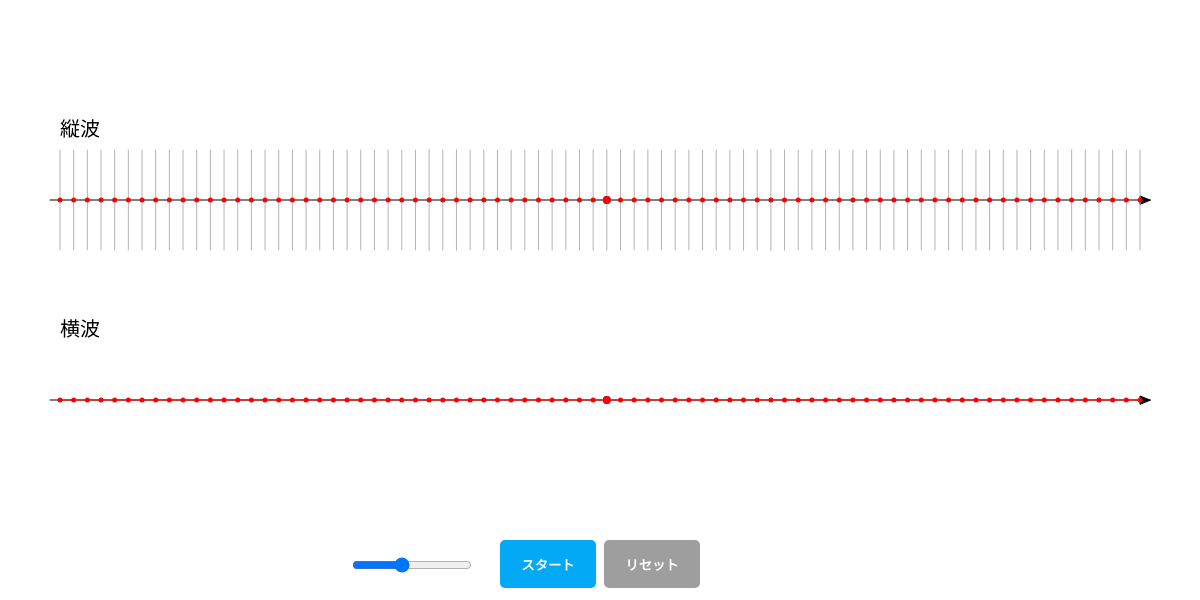
Frame 1 (no input)
Frame 60 (no input): identical to frame 1, image omitted
Frame 120 (the mouse pressed at the canvas centre since frame 60): identical to frame 1, image omitted

The p5.js sketch that drew this single still picture (run headless with seeded random() and noise() and a simulated clock; from frame 60 on, the mouse is pressed at the canvas centre):

// p5.js sketch
// ── sketch.js
let particles = [];
let N = 80;
let A = 40;
let lambda = 200;
let k;
let omega = 0.1;
let t = 0;
let moveBtn, resetBtn;
let running = false;
let times;

let focusIndex;
let xStart = 60; // 波の出発点（左端）

function setup() {
    createCanvas(windowWidth, 600);
    k = TWO_PI / lambda;

    particles = [];
    for (let i = 0; i < N; i++) {
        let x0 = map(i, 0, N - 1, xStart, width - 60);
        particles.push({ x0 });
    }

    focusIndex = floor(N / 2);

    moveBtn = createButton("スタート");
    moveBtn.position(width / 2 - 100, height - 60);
    moveBtn.size(96, 48);
    moveBtn.style("background-color", "#03A9F4");
    moveBtn.style("font", "20px");
    moveBtn.style("font-weight", "bold");
    moveBtn.style("border-radius", "5px");
    moveBtn.style("border", "none");
    moveBtn.style("color", "#fff");
    moveBtn.mousePressed(toggleMove);

    resetBtn = createButton("リセット");
    resetBtn.position(width / 2 + 4, height - 60);
    resetBtn.size(96, 48);
    resetBtn.style("background-color", "#9E9E9E");
    resetBtn.style("font-weight", "bold");
    resetBtn.style("color", "#fff");
    resetBtn.style("border-radius", "5px");
    resetBtn.style("border", "none");
    resetBtn.mousePressed(() => {
        t = 0;
        running = false;
    });

    times = createSlider(10, 60, 30, 1);
    times.position(width / 2 - 250, height - 45);
    times.size(120);
}

function toggleMove() {
    running = !running;
    if (running == false) {
        moveBtn.html("スタート");
        moveBtn.style("background-color", "#03A9F4");
    }
    if (running == true) {
        moveBtn.html("ストップ");
        moveBtn.style("background-color", "#F44336");
    }
}

function draw() {
    frameRate(times.value());
    background(255);
    if (running) t += 1;

    drawLongitudinal();
    drawConvertedTransverse();
}

// 変位
function displacement(x0) {
    let v = omega / k; // 波の速さ
    let arrivalTime = (x0 - xStart) / v;

    if (t <= arrivalTime) {
        return 0;
    } else {
        // k*(x0 - xStart) とすることで、波の出発点(xStart)での位相を基準にします
        // ここではサイン波のマイナス（変位の方向合わせ）を採用しています
        return -A * sin(k * (x0 - xStart) - omega * t);
    }
}

// 縦波
function drawLongitudinal() {
    push();
    translate(0, height / 3);

    drawAxis("縦波");

    for (let p of particles) {
        let dx = displacement(p.x0);
        let x = p.x0 + dx;

        stroke(180);
        line(x, -50, x, 50);
        fill(255, 0, 0);
        noStroke();
        circle(x, 0, 5);
    }

    // 注目粒子
    let p = particles[focusIndex];
    let dx = displacement(p.x0);
    let xNow = p.x0 + dx;

    fill(0, 100, 255);
    circle(p.x0, 0, 8); // 平衡点（青）

    fill(255, 0, 0);
    circle(xNow, 0, 8); // 現在位置（赤）

    // --- 修正箇所：波が到達したら矢印を描画 ---
    let v = omega / k;
    let arrivalTime = (p.x0 - xStart) / v;
    // 現在時刻 t が到達時刻 arrivalTime を超えていたら矢印を描く
    if (t > arrivalTime) {
        drawArrow(p.x0, 0, xNow, 0);
    }
    // -------------------------------------------

    pop();
}

// 横波
function drawConvertedTransverse() {
    push();
    translate(0, (height * 2) / 3);

    drawAxis("横波");

    // 波の線自体を細かく描写
    noFill();
    stroke(255, 0, 0);
    strokeWeight(1);
    beginShape();
    for (let x = xStart; x < width - 60; x++) {
        let dy = displacement(x);
        // 縦波の変位 dx を横波の変位 dy として上方向（マイナスY方向）にプロット
        vertex(x, -dy);
    }
    endShape();

    // 媒質の点
    for (let p of particles) {
        let dy = displacement(p.x0);
        fill(255, 0, 0);
        noStroke();
        circle(p.x0, -dy, 5);
        stroke(255, 0, 0, 100);
        line(p.x0, 0, p.x0, -dy);
    }

    // 注目粒子
    let p = particles[focusIndex];
    let dy = displacement(p.x0);

    noStroke();
    fill(0, 100, 255);
    circle(p.x0, 0, 8); // 平衡点（青）
    fill(255, 0, 0);
    circle(p.x0, -dy, 8); // 現在位置（赤）

    // --- 修正箇所：波が到達したら矢印を描画 ---
    let v = omega / k;
    let arrivalTime = (p.x0 - xStart) / v;
    // 現在時刻 t が到達時刻 arrivalTime を超えていたら矢印を描く
    if (t > arrivalTime) {
        drawArrow(p.x0, 0, p.x0, -dy);
    }
    // -------------------------------------------

    pop();
}

function drawArrow(x1, y1, x2, y2) {
    // 始点と終点がほぼ同じ場合は描画しない（ちらつき防止）
    if (dist(x1, y1, x2, y2) < 1) return;

    stroke(0, 200, 0);
    strokeWeight(2);
    line(x1, y1, x2, y2);
    let angle = atan2(y2 - y1, x2 - x1);
    let s = 8; // 矢印の頭のサイズ
    push();
    translate(x2, y2);
    rotate(angle);
    fill(0, 200, 0);
    noStroke();
    triangle(0, 0, -s, s / 2, -s, -s / 2);
    pop();
}

function drawAxis(title) {
    stroke(0);
    strokeWeight(1);
    line(50, 0, width - 50, 0);
    fill(0);
    triangle(width - 50, 0, width - 60, -4, width - 60, 4);
    noStroke();
    textSize(20);
    textAlign(LEFT, BOTTOM);
    text(title, 60, -60);
}
